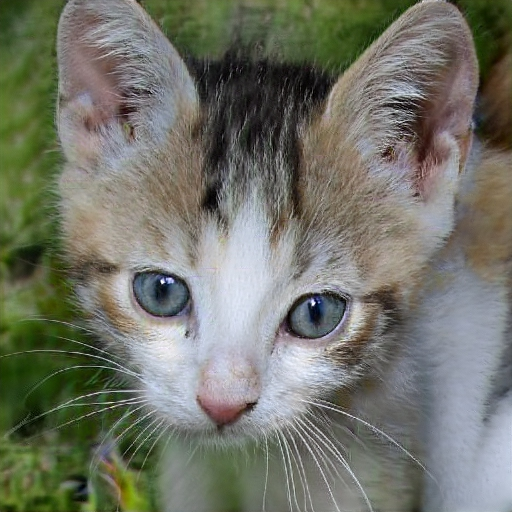
#> input picture CHATS/NORMAL/0.jpg, 512 x 512 px; its folder holds 4 pictures in this run
$ python downloader.py
#> lines starting #> are read from the running program, lines starting #| are printed output that depends on the picture
### resizer.py
from PIL import Image
import os
def main():
    for i in os.listdir("CHATS/NORMAL"):
        image=Image.open("CHATS/NORMAL/"+i)
        new=image.resize((150,150)).convert("L") # --> en nuances de gris
        new.save("CHATS/GRAYSCALE/"+i[:-4]+"RGS.jpg")
    for i in os.listdir("HUMAINS/NORMAL"):
        image=Image.open("HUMAINS/NORMAL/"+i)
        new=image.resize((150,150)).convert("L") # --> en nuances de gris
        new.save("HUMAINS/GRAYSCALE/"+i[:-4]+"RGS.jpg")

# [2 lines that do not run on import are left out]

### downloader.py
import requests
from time import sleep
import  os,sys
import resizer


def main():

    urlHumans = "https://thispersondoesnotexist.com/image"
    urlCats = "https://thiscatdoesnotexist.com"

    base="HUMAINS/NORMAL/"
    startpoint=0

    n=10 #quantite de nouvelles images a telecharger, 10 par defaut
    if len(sys.argv)>1:
        n=int(sys.argv[1])

    startpoint=max([int(i[:-4]) for i in os.listdir(base)])+1

    print([int(i[:-4]) for i in os.listdir(base)])

    for loop in range(startpoint, startpoint+n):
        sleep(1)
        response = requests.get(urlHumans)
        if response.status_code == 200:
            with open(base+str(loop)+".jpg", 'wb') as f:
                f.write(response.content)


    base="CHATS/NORMAL/"

    startpoint=max([int(i[:-4]) for i in os.listdir(base)])+1

    print([int(i[:-4]) for i in os.listdir(base)])

    for loop in range(startpoint, startpoint+n):
        sleep(0.75)
        response = requests.get(urlCats)


        if response.status_code == 200:
            with open(base+str(loop)+".jpg", 'wb') as f:
                f.write(response.content)

if __name__=="__main__":
    main()
#> (the call stopped at in main, `response = requests.get(urlHumans)`: the network is not available in this run)

resizer.main()
#> in main, image is the input picture: PIL image 512x512 RGB; mean R, G, B 113.9, 116.1, 104.6
#> in main, `new=image.resize((150,150)).convert("L")`:
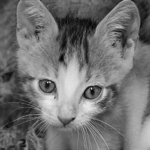
#> new: PIL image 150x150 L; min 5, max 234, mean 114.2
#> pass 2 of the loop in main, `for i in os.listdir("CHATS/NORMAL"):`:
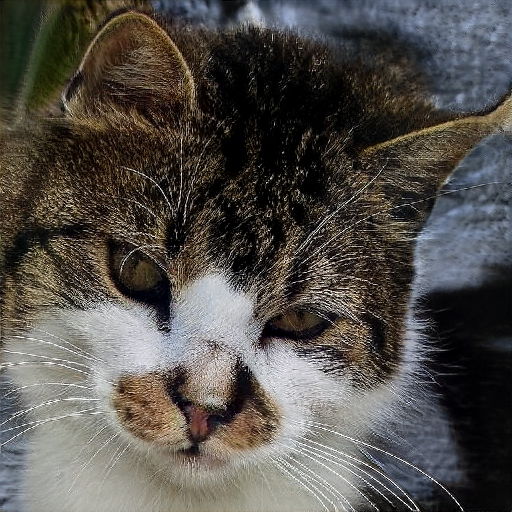
#> input picture CHATS/NORMAL/1.jpg, 512 x 512 px
#> in main, image is the input picture: PIL image 512x512 RGB; mean R, G, B 83.3, 79.7, 75.3
#> in main, `new=image.resize((150,150)).convert("L")`:
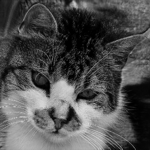
#> new: PIL image 150x150 L; min 0, max 219, mean 80.2
#> pass 3 of the loop in main, `for i in os.listdir("CHATS/NORMAL"):`:
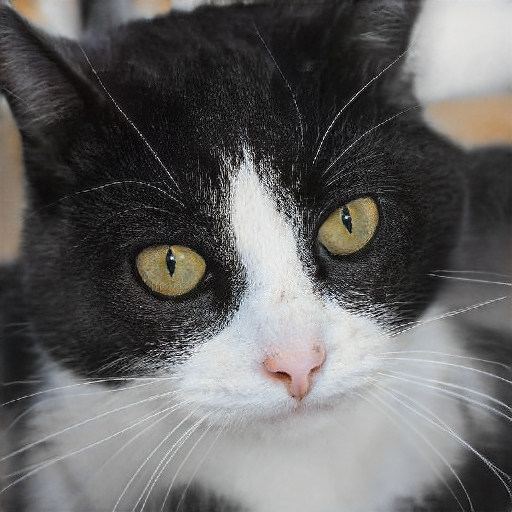
#> input picture CHATS/NORMAL/10.jpg, 512 x 512 px
#> in main, image is the input picture: PIL image 512x512 RGB; mean R, G, B 99.7, 98.7, 98.1
#> in main, `new=image.resize((150,150)).convert("L")`:
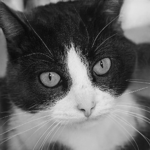
#> new: PIL image 150x150 L; min 11, max 233, mean 98.9
#> the loop made 4 passes; the first 3 are shown
#> pass 2 of the loop in main, `for i in os.listdir("HUMAINS/NORMAL"):`:
#> pass 3 of the loop in main, `for i in os.listdir("HUMAINS/NORMAL"):`:
#> the loop made 4 passes; the first 3 are shown
